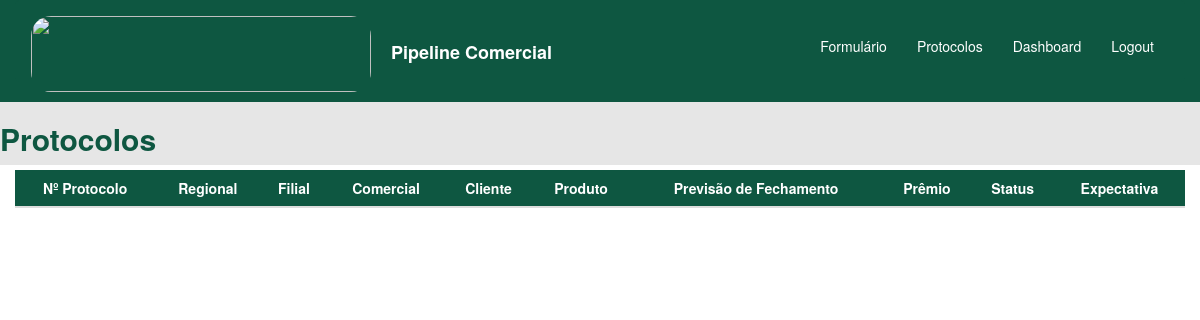
The page /protocolos/protocolos/ on the database as committed earlier.
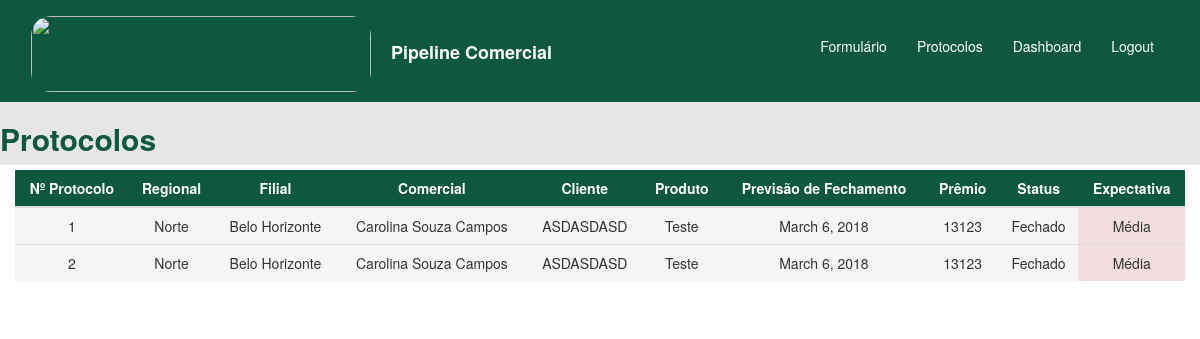
The same page on the database as committed later.
### home/models.py (models this page shows)
class Protocolos(models.Model):
    regional = models.ForeignKey(Regional, on_delete=models.CASCADE)
    filial = models.ForeignKey(Filial, on_delete=models.CASCADE)
    comercial = models.ForeignKey(Comercial, on_delete=models.CASCADE)
    corretor = models.CharField(max_length=250)
    primeira_cotacao = models.BooleanField()
    produto = models.ForeignKey(Produto, on_delete=models.CASCADE)
    cliente = models.CharField(max_length=250)
    premio = models.IntegerField()
    ultima_alteracao = models.DateField(auto_now=True)
    recebimento = models.DateField()
    vencimento = models.DateField()
    fechamento = models.DateField()
    tipo_de_seguro = models.ForeignKey(TipodeSeguro, on_delete=models.CASCADE)
    expectativa = models.ForeignKey(Expectativa, on_delete=models.CASCADE)
    status = models.ForeignKey(Status, on_delete=models.CASCADE)
    subscritor = models.CharField(max_length=250)
    motivo_perda = models.ForeignKey(MotivoPerda, on_delete=models.CASCADE, null=True, blank=True)
    comentario_perda = models.CharField(max_length=250, null=True, blank=True)
    historico_1 = models.CharField(max_length=4000, null=True, blank=True)
    historico_2 = models.CharField(max_length=4000, null=True, blank=True)
    historico_3 = models.CharField(max_length=4000, null=True, blank=True)
    historico_4 = models.CharField(max_length=4000, null=True, blank=True)
    historico_5 = models.CharField(max_length=4000, null=True, blank=True)
    historico_6 = models.CharField(max_length=4000, null=True, blank=True)
    historico_7 = models.CharField(max_length=4000, null=True, blank=True)
    historico_8 = models.CharField(max_length=4000, null=True, blank=True)
    historico_9 = models.CharField(max_length=4000, null=True, blank=True)
    historico_10 = models.CharField(max_length=4000, null=True, blank=True)

class Regional(models.Model):
    regional = models.CharField(max_length=200)
    def __str__(self):
        return self.regional

class Filial(models.Model):
    filial = models.CharField(max_length=200)
    def __str__(self):
        return self.filial

class Comercial(models.Model):
    comercial = models.CharField(max_length=200)
    def __str__(self):
        return self.comercial

class Produto(models.Model):
    produto = models.CharField(max_length=200)
    def __str__(self):
        return self.produto

class Status(models.Model):
    status = models.CharField(max_length=200)
    def __str__(self):
        return self.status

class Expectativa(models.Model):
    expectativa = models.CharField(max_length=200)
    def __str__(self):
        return self.expectativa

### protocolos/views.py (the view)
# urls.py: url(r'^protocolos/', include('protocolos.urls'), name='protocolos')
def protocolos(request):
    protocolos = Protocolos.objects.all()
    return render(request, 'protocolos/protocolos_base.html', {'protocolos': protocolos})

### templates/protocolos/protocolos_base.html (shortened to what this page needs)
<!DOCTYPE html>
    <html lang="pt">
        {% block content %}
        <head>
            <link rel="stylesheet" href="https://maxcdn.bootstrapcdn.com/bootstrap/3.3.7/css/bootstrap.css">
            <link rel="stylesheet" href="https://cdnjs.cloudflare.com/ajax/libs/bootstrap-datepicker/1.4.1/css/bootstrap-datepicker3.css"/>
        </head>
        <body>
            <div class="container-fluid" style="background-color: #0e5741">
                <nav class="navbar navbar-default" style="background-color: #0e5741;border-color: #0e5741;">
                    <div class="container-fluid">
                        {% load static %}
                        <a class="navbar-brand" href="{% url 'home' %}" style="text-decoration: none"><img src="https://www.berkley.com.br/Institucional/img/logo.png" style="display: inline-block;border-radius: 20px" alt="" width="340" height="76"><strong style="color: #ffffff"><p style="display: inline-block; margin-left:20px">Pipeline Comercial</p></strong></a>
                        <div id="navbar" class="navbar-collapse collapse" aria-expanded="false" style="border-width: 0px";>
                            <ul class="nav navbar-nav navbar-right" style="padding-top: 10px">
                                <li class="active">
                                    <a href="{% url 'home' %}" style="background-color: #0e5741"><p style="padding-top: 10px; color: #ffffff">Formulário</p></a>
                                <li class="active">
                                    <a href="{% url 'protocolos' %}" style="background-color: #0e5741"><p style="padding-top: 10px; color: #ffffff">Protocolos</p></a>
                                <li class="active">
                                    <a href="{% url 'protocolos' %}" style="background-color: #0e5741"><p style="padding-top: 10px; color: #ffffff">Dashboard</p></a>
                                <li class="active">
                                    <a href="{% url 'logout' %}" style="background-color: #0e5741"><p style="padding-top: 10px; color: #ffffff">Logout</p></a>
                                </li>
                                </li>
                            </ul>
                        </div>
                    </div>
                </nav>
                    {% include 'protocolos/includes/protocolos_include.html' %}
            </div>
        </body>
        {% endblock %}
    </html>

### templates/protocolos/includes/protocolos_include.html (shortened to what this page needs)
{% block content %}
    <div class="row" style="background-color: #e6e6e6">
    <h2 class="display-1" style="color: #0e5741"> <strong>Protocolos</strong> </h2>
    </div>
        <div class="row">
            <div class="col-sm-12" style="padding-top: 5px; padding-bottom: 10px;background-color: #ffffff">
                <table class="table table-hover" style="background-color: #ffffff;">
                  <thead "thead-dark" style="background-color: #0e5741;">
                    <tr>
                      <th class="text-center" style="color: #ffffff" scope="col">Nº Protocolo</th>
                      <th class="text-center" style="color: #ffffff" scope="col">Regional</th>
                      <th class="text-center" style="color: #ffffff" scope="col">Filial</th>
                      <th class="text-center" style="color: #ffffff" scope="col">Comercial</th>
                      <th class="text-center" style="color: #ffffff" scope="col">Cliente</th>
                      <th class="text-center" style="color: #ffffff" scope="col">Produto</th>
                      <th class="text-center" style="color: #ffffff" scope="col">Previsão de Fechamento</th>
                      <th class="text-center" style="color: #ffffff" scope="col">Prêmio</th>
                      <th class="text-center" style="color: #ffffff" scope="col">Status</th>
                      <th class="text-center" style="color: #ffffff" scope="col">Expectativa</th>
                    </tr>
                  </thead>
                  <tbody>
                  {% for protocolo in protocolos %}
                        <tr class="active">
                            <td><center>{{ protocolo.id }}</center></td>
                            <td><center>{{ protocolo.regional }}</center></td>
                            <td><center>{{ protocolo.filial }}</center></td>
                            <td><center>{{ protocolo.comercial }}</center></td>
                            <td><center>{{ protocolo.cliente }}</center></td>
                            <td><center>{{ protocolo.produto }}</center></td>
                            <td><center>{{ protocolo.fechamento }}</center></td>
                            <td><center>{{ protocolo.premio }}</center></td>
                            <td><center>{{ protocolo.status }}</center></td>
                            <td class="danger"><center>{{ protocolo.expectativa }}</center></td>
                        </tr>
                    {% endfor %}
                  </tbody>
                </table>
            </div>
        </div>
{% endblock %}

Rows that differ between the two databases and show on the page:
added Protocolos: id "1", regional "Norte", filial "Belo Horizonte", comercial "Carolina Souza Campos", cliente "ASDASDASD", produto "Teste", fechamento "March 6, 2018", premio "13123", status "Fechado", expectativa "Média"
added Protocolos: id "2", regional "Norte", filial "Belo Horizonte", comercial "Carolina Souza Campos", cliente "ASDASDASD", produto "Teste", fechamento "March 6, 2018", premio "13123", status "Fechado", expectativa "Média"
